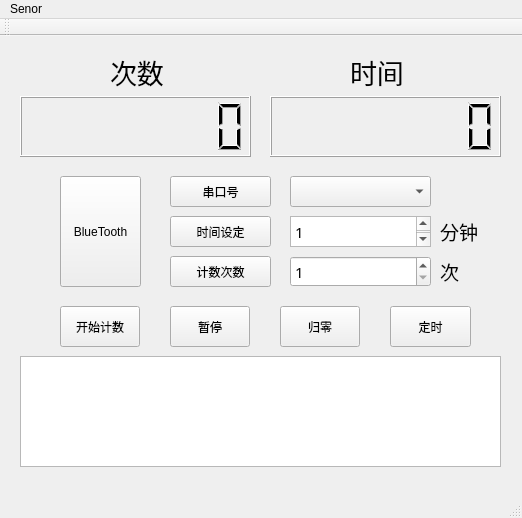
<?xml version="1.0" encoding="UTF-8"?>
<ui version="4.0">
 <class>MainWindow</class>
 <widget class="QMainWindow" name="MainWindow">
  <property name="geometry">
   <rect>
    <x>0</x>
    <y>0</y>
    <width>522</width>
    <height>518</height>
   </rect>
  </property>
  <property name="windowTitle">
   <string>SensorTest V1.0</string>
  </property>
  <widget class="QWidget" name="centralWidget">
   <widget class="QPushButton" name="Zero">
    <property name="geometry">
     <rect>
      <x>280</x>
      <y>270</y>
      <width>80</width>
      <height>41</height>
     </rect>
    </property>
    <property name="text">
     <string>归零</string>
    </property>
   </widget>
   <widget class="QPushButton" name="Start">
    <property name="geometry">
     <rect>
      <x>60</x>
      <y>270</y>
      <width>80</width>
      <height>41</height>
     </rect>
    </property>
    <property name="text">
     <string>开始计数</string>
    </property>
   </widget>
   <widget class="QPushButton" name="Stop">
    <property name="geometry">
     <rect>
      <x>170</x>
      <y>270</y>
      <width>80</width>
      <height>41</height>
     </rect>
    </property>
    <property name="text">
     <string>暂停</string>
    </property>
   </widget>
   <widget class="QPushButton" name="Timing">
    <property name="geometry">
     <rect>
      <x>390</x>
      <y>270</y>
      <width>81</width>
      <height>41</height>
     </rect>
    </property>
    <property name="text">
     <string>定时</string>
    </property>
   </widget>
   <widget class="QLCDNumber" name="Number">
    <property name="geometry">
     <rect>
      <x>20</x>
      <y>60</y>
      <width>231</width>
      <height>61</height>
     </rect>
    </property>
    <property name="digitCount">
     <number>8</number>
    </property>
   </widget>
   <widget class="QLCDNumber" name="Time">
    <property name="geometry">
     <rect>
      <x>270</x>
      <y>60</y>
      <width>231</width>
      <height>61</height>
     </rect>
    </property>
    <property name="digitCount">
     <number>8</number>
    </property>
   </widget>
   <widget class="QLabel" name="label">
    <property name="geometry">
     <rect>
      <x>110</x>
      <y>20</y>
      <width>81</width>
      <height>31</height>
     </rect>
    </property>
    <property name="font">
     <font>
      <family>3ds</family>
      <pointsize>20</pointsize>
     </font>
    </property>
    <property name="text">
     <string>次数</string>
    </property>
   </widget>
   <widget class="QLabel" name="label_2">
    <property name="geometry">
     <rect>
      <x>350</x>
      <y>20</y>
      <width>61</width>
      <height>31</height>
     </rect>
    </property>
    <property name="font">
     <font>
      <family>3ds</family>
      <pointsize>20</pointsize>
     </font>
    </property>
    <property name="text">
     <string>时间</string>
    </property>
   </widget>
   <widget class="QPushButton" name="SetTime">
    <property name="geometry">
     <rect>
      <x>170</x>
      <y>180</y>
      <width>101</width>
      <height>31</height>
     </rect>
    </property>
    <property name="text">
     <string>时间设定</string>
    </property>
   </widget>
   <widget class="QLabel" name="label_3">
    <property name="geometry">
     <rect>
      <x>440</x>
      <y>180</y>
      <width>51</width>
      <height>31</height>
     </rect>
    </property>
    <property name="font">
     <font>
      <family>3ds</family>
      <pointsize>14</pointsize>
     </font>
    </property>
    <property name="text">
     <string>分钟</string>
    </property>
   </widget>
   <widget class="QPushButton" name="BlueTooth">
    <property name="geometry">
     <rect>
      <x>60</x>
      <y>140</y>
      <width>81</width>
      <height>111</height>
     </rect>
    </property>
    <property name="text">
     <string>BlueTooth</string>
    </property>
   </widget>
   <widget class="QPushButton" name="CountTimes">
    <property name="geometry">
     <rect>
      <x>170</x>
      <y>220</y>
      <width>101</width>
      <height>31</height>
     </rect>
    </property>
    <property name="text">
     <string>计数次数</string>
    </property>
   </widget>
   <widget class="QTextEdit" name="TimeSetNumber">
    <property name="geometry">
     <rect>
      <x>290</x>
      <y>180</y>
      <width>141</width>
      <height>31</height>
     </rect>
    </property>
    <property name="font">
     <font>
      <family>3ds</family>
      <pointsize>14</pointsize>
     </font>
    </property>
    <property name="html">
     <string>&lt;!DOCTYPE HTML PUBLIC &quot;-//W3C//DTD HTML 4.0//EN&quot; &quot;http://www.w3.org/TR/REC-html40/strict.dtd&quot;&gt;
&lt;html&gt;&lt;head&gt;&lt;meta name=&quot;qrichtext&quot; content=&quot;1&quot; /&gt;&lt;style type=&quot;text/css&quot;&gt;
p, li { white-space: pre-wrap; }
&lt;/style&gt;&lt;/head&gt;&lt;body style=&quot; font-family:'3ds'; font-size:14pt; font-weight:400; font-style:normal;&quot;&gt;
&lt;p style=&quot; margin-top:0px; margin-bottom:0px; margin-left:0px; margin-right:0px; -qt-block-indent:0; text-indent:0px;&quot;&gt;&lt;span style=&quot; font-size:11pt;&quot;&gt;1&lt;/span&gt;&lt;/p&gt;&lt;/body&gt;&lt;/html&gt;</string>
    </property>
   </widget>
   <widget class="QSpinBox" name="Times">
    <property name="geometry">
     <rect>
      <x>290</x>
      <y>220</y>
      <width>141</width>
      <height>31</height>
     </rect>
    </property>
    <property name="font">
     <font>
      <family>3ds</family>
      <pointsize>11</pointsize>
     </font>
    </property>
    <property name="minimum">
     <number>1</number>
    </property>
   </widget>
   <widget class="QLabel" name="label_4">
    <property name="geometry">
     <rect>
      <x>440</x>
      <y>220</y>
      <width>51</width>
      <height>31</height>
     </rect>
    </property>
    <property name="font">
     <font>
      <family>3ds</family>
      <pointsize>14</pointsize>
     </font>
    </property>
    <property name="text">
     <string>次</string>
    </property>
   </widget>
   <widget class="QTextEdit" name="Result">
    <property name="geometry">
     <rect>
      <x>20</x>
      <y>320</y>
      <width>481</width>
      <height>111</height>
     </rect>
    </property>
   </widget>
   <widget class="QPushButton" name="ServiceNumber">
    <property name="geometry">
     <rect>
      <x>170</x>
      <y>140</y>
      <width>101</width>
      <height>31</height>
     </rect>
    </property>
    <property name="text">
     <string>串口号</string>
    </property>
   </widget>
   <widget class="QComboBox" name="PortBox">
    <property name="geometry">
     <rect>
      <x>290</x>
      <y>140</y>
      <width>141</width>
      <height>31</height>
     </rect>
    </property>
   </widget>
  </widget>
  <widget class="QMenuBar" name="menuBar">
   <property name="geometry">
    <rect>
     <x>0</x>
     <y>0</y>
     <width>522</width>
     <height>22</height>
    </rect>
   </property>
   <widget class="QMenu" name="menuSenor">
    <property name="title">
     <string>Senor</string>
    </property>
   </widget>
   <addaction name="menuSenor"/>
  </widget>
  <widget class="QToolBar" name="mainToolBar">
   <attribute name="toolBarArea">
    <enum>TopToolBarArea</enum>
   </attribute>
   <attribute name="toolBarBreak">
    <bool>false</bool>
   </attribute>
  </widget>
  <widget class="QStatusBar" name="statusBar"/>
 </widget>
 <layoutdefault spacing="6" margin="11"/>
 <resources/>
 <connections/>
</ui>
